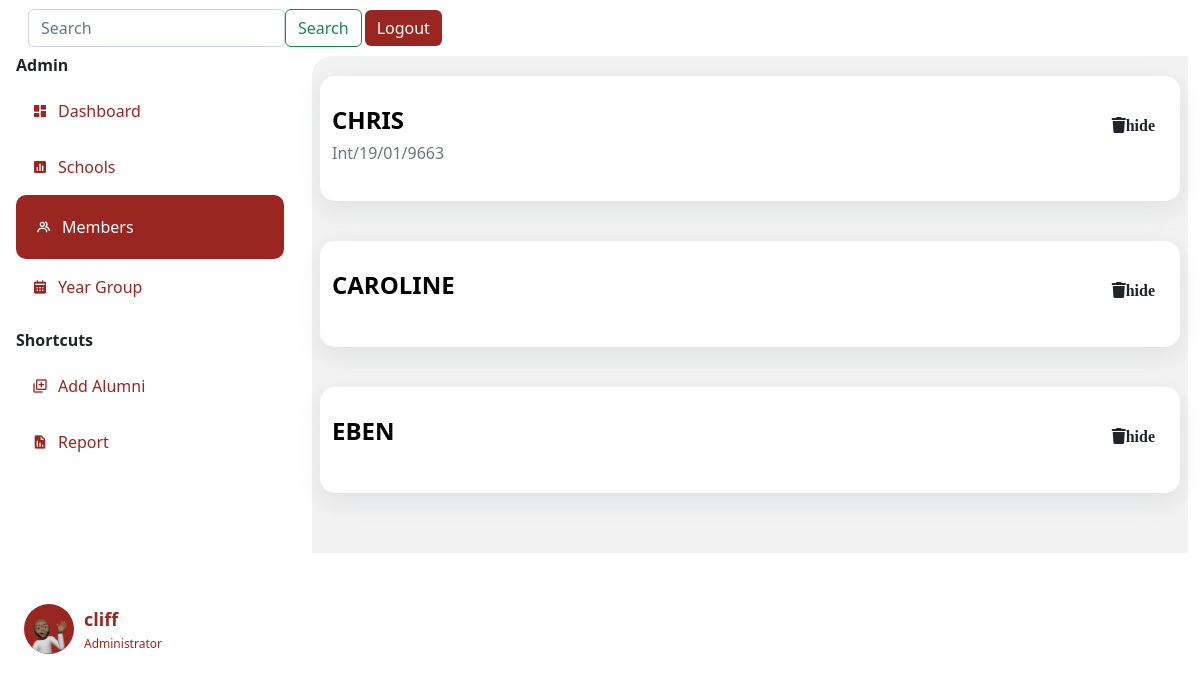
Page /list (signed in) on the earlier database version.
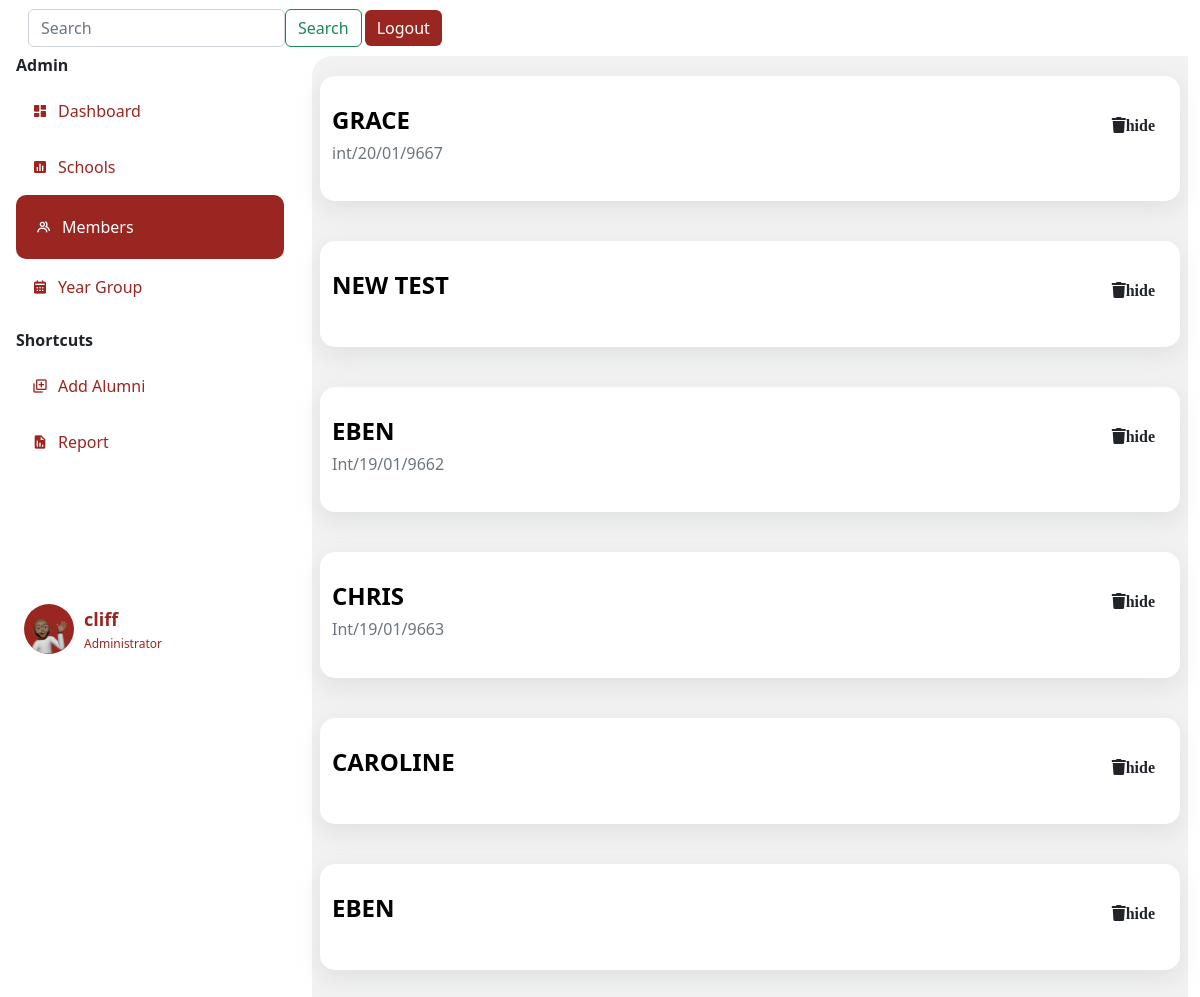
Same page on the later database version.
### app.py (models this page shows)
class User(db.Model,UserMixin):
    id= db.Column(db.Integer, primary_key=True)
    fullname= db.Column(db.String()  )
    indexnumber= db.Column(db.Integer())
    gender= db.Column(db.String()    )
    school= db.Column(db.String()    )
    department= db.Column(db.String()    )
    program= db.Column(db.String()   )
    completed= db.Column(db.Integer()     )
    admitted= db.Column(db.Integer()  )
    email= db.Column(db.String()     )
    telephone= db.Column(db.Integer()     )
    hall= db.Column(db.String()  )
    nationality= db.Column(db.String()   )
    address= db.Column(db.String()   )
    work= db.Column(db.String()  )
    guardian= db.Column(db.String()  )
    kin= db.Column(db.String()   )
    relationship= db.Column(db.String()  )
    marital= db.Column(db.String()   )
    health= db.Column(db.String()    )
    extra= db.Column(db.String()     )
    image_file = db.Column(db.String(20))

### app.py (the view)
@app.route('/list', methods=['GET', 'POST'])
@login_required
def lists():
    print("Fetching all")
    users=User.query.order_by(User.id.desc()).all()
    print(users)
    print(current_user)
    return render_template("list.html", users=users, current_user=current_user, title="list")

### forms.py
class Search(FlaskForm):
    searched = StringField('Searched', validators=[DataRequired()])
    submit = SubmitField('Search')

### app.py (called while the page is built)
@login_manager.user_loader
def load_user(user_id):
    return Person.query.get(int(user_id))

@app.context_processor
def base():
    form=Search()
    return dict(form=form)

    def __repr__(self):
        return f"Person('{self.id}', {self.name}', {self.yearCompleted})"

### templates/list.html
{% extends 'layout.html' %}
{% block body %}
<div class="row">
    {%for user in users%}
      <div class="department-item" data-aos="fade-down-left" >
        <div  style="text-decoration: none; color: #992621; display:flex; justify-content:space-between">
        <a href="{{url_for("list", userid=user.id)}}" style="text-decoration:none;">
          <h4 class="names"><b> {{user.fullname}}</h4></b>
            <a href="/delete/{{user.id}}"class="btn">
              <i class="fas fa-trash" aria-hidden="true">hide</i></a>
        </div>
            <h6 class="text-muted">{{user.indexnumber}}</h6>
          </div>
    {% endfor %}
  </div>
    </div>
{% endblock body %}

Differences in the rows shown:
added User: fullname "GRACE", indexnumber "int/20/01/9667"
added User: fullname "NEW TEST"
added User: fullname "EBEN", indexnumber "Int/19/01/9662"
